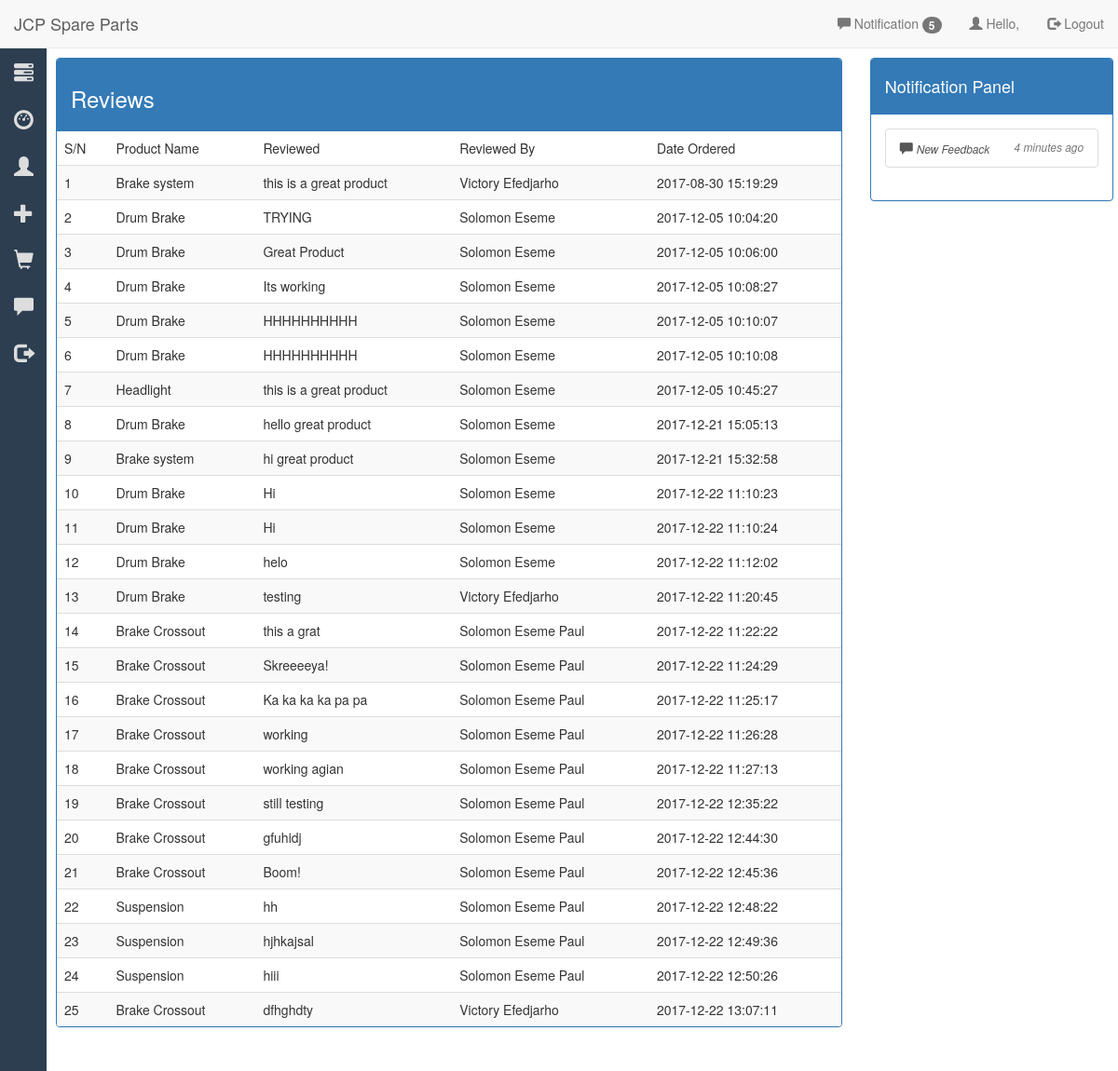
/Admin/feedback.php, run on the app's committed database.
### tables this page shows
CREATE TABLE `feedbacktable` (
  `feed_ID` int(11) NOT NULL,
  `feed_Desc` text NOT NULL,
  `User_ID` int(11) DEFAULT NULL,
  `Prod_ID` int(11) DEFAULT NULL,
  `DateCreated` timestamp NOT NULL DEFAULT CURRENT_TIMESTAMP ON UPDATE CURRENT_TIMESTAMP
);

CREATE TABLE `products` (
  `prod_id` int(100) NOT NULL,
  `prod_cat` int(100) NOT NULL,
  `prod_brand` int(100) NOT NULL,
  `prod_title` varchar(300) NOT NULL,
  `prod_qty` int(11) NOT NULL DEFAULT '1',
  `prod_price` int(100) NOT NULL,
  `prod_desc` text NOT NULL,
  `prod_image` text NOT NULL,
  `dateCreated` timestamp NOT NULL DEFAULT CURRENT_TIMESTAMP ON UPDATE CURRENT_TIMESTAMP,
  `prod_keywords` text NOT NULL
);

CREATE TABLE `users` (
  `user_id` int(11) NOT NULL,
  `f_name` varchar(255) NOT NULL,
  `username` varchar(225) NOT NULL,
  `user_password` varchar(30) NOT NULL,
  `user_email` varchar(50) NOT NULL,
  `user_address1` text NOT NULL,
  `user_address2` text NOT NULL,
  `phone_number` varchar(20) NOT NULL,
  `user_role` int(11) NOT NULL DEFAULT '0',
  `dateCreated` timestamp NOT NULL DEFAULT CURRENT_TIMESTAMP ON UPDATE CURRENT_TIMESTAMP
);

### Admin/functions/users.php (called while the page is built, shortened)
<?php
function getUsername($id) {
    global $con;
    $query = "SELECT `f_name` FROM users WHERE `user_id` = '$id'";
    $num = mysqli_fetch_assoc(mysqli_query($con, $query));
    return $num['f_name'];
}
function getProduct($col, $id) {
    global $con;
    $query = "SELECT $col FROM `products` WHERE prod_id = '" . $id . "' ";
    $num = mysqli_fetch_assoc(mysqli_query($con, $query));
    return $num[$col];
}
function getAllFeedback() {
    global $con;
    $query = "SELECT * FROM `feedbacktable`";
    $result = mysqli_query($con, $query);
    return $result;
}

### Admin/functions/general.php (called while the page is built, shortened)
<?php
function sanitizer($data) {
    global $con;
    $data = htmlentities($data);
    $data = trim($data);
    $data = stripcslashes($data);
    $data = htmlspecialchars($data);
    $data = mysqli_real_escape_string($con, $data);
    return $data;
}
?> <?php echo $row['Prod_Title']; ?><?php

### Admin/feedback.php (the view, shortened to what this page needs)
<!DOCTYPE html>
<html>
    <head>
        <?php include('include/head.php'); ?>
        <?php include('include/head.php'); ?>
    </head>
    <body>
        <div id="wrapper">
            <nav class="navbar navbar-default navbar-static-top" role = "navigation" style="margin-bottom: 0px">
                <?php include ('./include/menuHeader.php'); ?>
            </nav>
            <div id="sidebar-menu-wrapper">
                <?php include('./include/sidebar.php'); ?>
            </div>
            <div id="page-content-wrapper" class="container">
                <div class="row">
                    <div class="col-md-9 col-lg-9">
                        <div class="panel panel-primary">
                            <div class="panel-heading">
                                <h3>Reviews</h3>
                            </div>
                            <div class = "table-responsive">
                                <table class="table table-hover table-striped">
                                    <thead class="">
                                        <tr>
                                            <td>S/N</td>
                                            <td>Product Name</td>
                                            <td>Reviewed</td>
                                            <td>Reviewed By</td>
                                            <td>Date Ordered</td>
                                        </tr>
                                    </thead>
                                    <tbody>
                                        <?php
                                        $count = 1;
                                        $data1 = getAllFeedback();
                                        while ($data = mysqli_fetch_assoc($data1)) {
                                            echo '
                                                    <tr>
                                                        <td>'
                                            ?><?php
                                            echo $count++;
                                            echo '</td>
                                                    <td>'
                                            ?><?php
                                            $i = $data["Prod_ID"];
                                            echo getProduct("prod_title", $i);
                                            echo '</td>
                                                     <td>'
                                            ?><?php
                                            echo $data["feed_Desc"];
                                            echo '</td>
                                                    <td>'
                                            ?><?php
                                            $userid = $data["User_ID"];
                                            echo getUsername($userid);
                                            echo '</td>
                                                         <td>'
                                            ?><?php
                                            echo $data["DateCreated"];
                                            echo '</td>
                                                    ';
                                        }
                                        ?>
                                        </tr>
                                    </tbody>
                                </table>
                            </div>
                        </div>
                    </div>
                    <div class="col-md-3">
                        <?php include('./include/notification.php'); ?>
                    </div>
                </div>
            </div>
        </div>
    </body>
</html>

### Admin/css/css.css (style rules this page uses)
#sidebar-menu-wrapper { top:-10px; height:200%; }
#page-content-wrapper, #orderpage { width:100%; position: absolute; margin: 10px; padding-left: 50px; }

### data on the page
feedbacktable: Prod_ID.prod_title "Brake system", feed_Desc "this is a great product", User_ID.f_name "Victory Efedjarho", DateCreated "2017-08-30 15:19:29"
feedbacktable: Prod_ID.prod_title "Drum Brake", feed_Desc "TRYING", User_ID.f_name "Solomon Eseme", DateCreated "2017-12-05 10:04:20"
feedbacktable: Prod_ID.prod_title "Drum Brake", feed_Desc "Great Product", User_ID.f_name "Solomon Eseme", DateCreated "2017-12-05 10:06:00"
feedbacktable: Prod_ID.prod_title "Drum Brake", feed_Desc "Its working", User_ID.f_name "Solomon Eseme", DateCreated "2017-12-05 10:08:27"
feedbacktable: Prod_ID.prod_title "Drum Brake", feed_Desc "HHHHHHHHHH", User_ID.f_name "Solomon Eseme", DateCreated "2017-12-05 10:10:07"
feedbacktable: Prod_ID.prod_title "Drum Brake", feed_Desc "HHHHHHHHHH", User_ID.f_name "Solomon Eseme", DateCreated "2017-12-05 10:10:08"
feedbacktable: Prod_ID.prod_title "Headlight", feed_Desc "this is a great product", User_ID.f_name "Solomon Eseme", DateCreated "2017-12-05 10:45:27"
feedbacktable: Prod_ID.prod_title "Drum Brake", feed_Desc "hello great product", User_ID.f_name "Solomon Eseme", DateCreated "2017-12-21 15:05:13"
feedbacktable: Prod_ID.prod_title "Brake system", feed_Desc "hi great product", User_ID.f_name "Solomon Eseme", DateCreated "2017-12-21 15:32:58"
feedbacktable: Prod_ID.prod_title "Drum Brake", feed_Desc "Hi", User_ID.f_name "Solomon Eseme", DateCreated "2017-12-22 11:10:23"
feedbacktable: Prod_ID.prod_title "Drum Brake", feed_Desc "Hi", User_ID.f_name "Solomon Eseme", DateCreated "2017-12-22 11:10:24"
feedbacktable: Prod_ID.prod_title "Drum Brake", feed_Desc "helo", User_ID.f_name "Solomon Eseme", DateCreated "2017-12-22 11:12:02"
feedbacktable: Prod_ID.prod_title "Drum Brake", feed_Desc "testing", User_ID.f_name "Victory Efedjarho", DateCreated "2017-12-22 11:20:45"
feedbacktable: Prod_ID.prod_title "Brake Crossout", feed_Desc "this a grat", User_ID.f_name "Solomon Eseme Paul", DateCreated "2017-12-22 11:22:22"
feedbacktable: Prod_ID.prod_title "Brake Crossout", feed_Desc "Skreeeeya!", User_ID.f_name "Solomon Eseme Paul", DateCreated "2017-12-22 11:24:29"
feedbacktable: Prod_ID.prod_title "Brake Crossout", feed_Desc "Ka ka ka ka pa pa", User_ID.f_name "Solomon Eseme Paul", DateCreated "2017-12-22 11:25:17"
feedbacktable: Prod_ID.prod_title "Brake Crossout", feed_Desc "working", User_ID.f_name "Solomon Eseme Paul", DateCreated "2017-12-22 11:26:28"
feedbacktable: Prod_ID.prod_title "Brake Crossout", feed_Desc "working agian", User_ID.f_name "Solomon Eseme Paul", DateCreated "2017-12-22 11:27:13"
feedbacktable: Prod_ID.prod_title "Brake Crossout", feed_Desc "still testing", User_ID.f_name "Solomon Eseme Paul", DateCreated "2017-12-22 12:35:22"
feedbacktable: Prod_ID.prod_title "Brake Crossout", feed_Desc "gfuhidj", User_ID.f_name "Solomon Eseme Paul", DateCreated "2017-12-22 12:44:30"
feedbacktable: Prod_ID.prod_title "Brake Crossout", feed_Desc "Boom!", User_ID.f_name "Solomon Eseme Paul", DateCreated "2017-12-22 12:45:36"
feedbacktable: Prod_ID.prod_title "Suspension", feed_Desc "hh", User_ID.f_name "Solomon Eseme Paul", DateCreated "2017-12-22 12:48:22"
feedbacktable: Prod_ID.prod_title "Suspension", feed_Desc "hjhkajsal", User_ID.f_name "Solomon Eseme Paul", DateCreated "2017-12-22 12:49:36"
feedbacktable: Prod_ID.prod_title "Suspension", feed_Desc "hiii", User_ID.f_name "Solomon Eseme Paul", DateCreated "2017-12-22 12:50:26"
feedbacktable: Prod_ID.prod_title "Brake Crossout", feed_Desc "dfhghdty", User_ID.f_name "Victory Efedjarho", DateCreated "2017-12-22 13:07:11"
